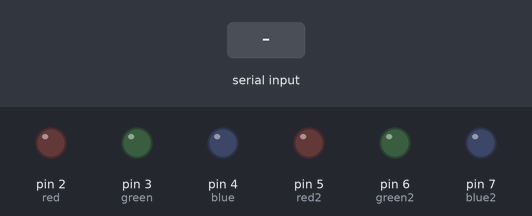
Bench run of a sketch on a simulated Arduino Uno, built with avr-gcc and run on an emulated ATmega328P. Shown: output pins drawn as LEDs (lit = HIGH). The test bench sets the inputs (shaded band).

Above: at 1.2 s.
1.3 s: "V" received over Serial
At 3.1 s:
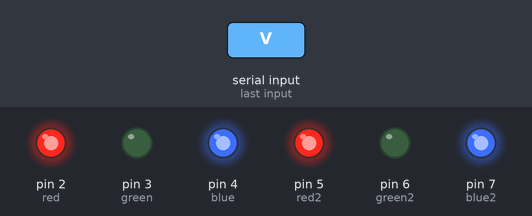
3.5 s: "B" received over Serial
At 4.6 s:
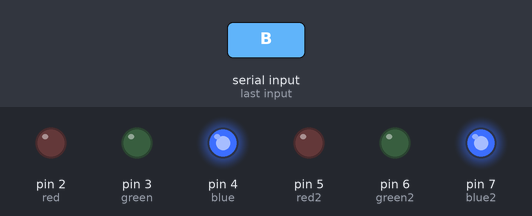
5.5 s: "G" received over Serial
At 7.3 s:
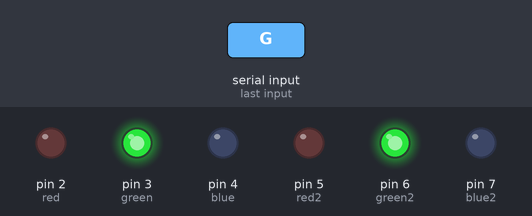
Timing chart, 0 to 8.8 s (numbered marks = the images above; inputs shaded):
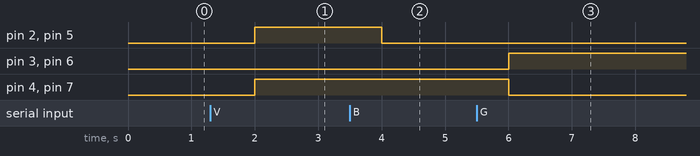

Measured:
- after the input at 1.3 s, pin 2 (red), pin 4 (blue), pin 5 (red2), pin 7 (blue2): LOW → HIGH after 0.70 s
- after the input at 3.5 s, pin 2 (red), pin 5 (red2): HIGH → LOW after 0.50 s
- after the input at 5.5 s, pin 3 (green), pin 6 (green2): LOW → HIGH after 0.50 s; pin 4 (blue), pin 7 (blue2): HIGH → LOW after 0.50 s

The sketch:

PROJECT_ARDUINO_CODE.ino
```cpp
bool anxious = false;
bool sad = false;
bool happy = false;
bool angry = false;
String readString;

int red =  2;
int green = 3;
int blue = 4;
int red2 = 5;
int green2 = 6;
int blue2 = 7;

void setup() {
  Serial.begin(9600);
  pinMode(red,OUTPUT);
  pinMode(green,OUTPUT);
  pinMode(blue,OUTPUT);
  pinMode(red2,OUTPUT);
  pinMode(green2,OUTPUT);
  pinMode(blue2,OUTPUT);
}

void loop () {
  if(Serial.available() > 0)
  {
    char c = Serial.read();
    readString +- c;

    if (c)
    {
      if (c=='V')
      {
        anxious = true;
      }
      if (c=='B')
      {
        sad = true;
      }
      if (c=='G')
      {
        happy = true;
      }

      c = NULL;
    }
}
if (anxious)
{
  digitalWrite(red, HIGH);
  digitalWrite(green, LOW);
  digitalWrite(blue, HIGH);
  digitalWrite(red2, HIGH);
  digitalWrite(green2, LOW);
  digitalWrite(blue2, HIGH);
}

if (sad)
{
  digitalWrite(red, LOW);
  digitalWrite(green, LOW);
  digitalWrite(blue, HIGH);
  digitalWrite(red2, LOW);
  digitalWrite(green2, LOW);
  digitalWrite(blue2, HIGH);
}

if (happy)
{
  digitalWrite(red, LOW);
  digitalWrite(green, HIGH);
  digitalWrite(blue, LOW);
  digitalWrite(red2, LOW);
  digitalWrite(green2, HIGH);
  digitalWrite(blue2, LOW);
}
delay(1000);
}
```
